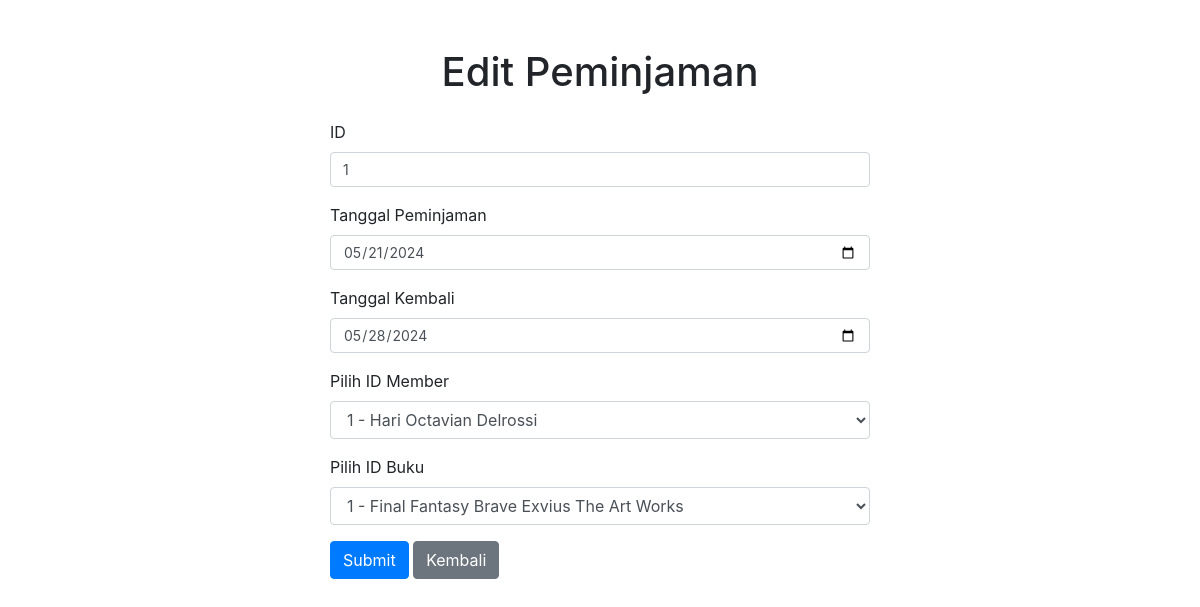
Screenshot of /FormPeminjaman.php?id_peminjaman=1 with the database file from the repository.
### tables this page shows
CREATE TABLE `peminjaman` (
  `id_peminjaman` int(11) NOT NULL,
  `tgl_pinjam` date DEFAULT NULL,
  `tgl_kembali` date DEFAULT NULL,
  `id_member` int(11) DEFAULT NULL,
  `id_buku` int(11) DEFAULT NULL
);

CREATE TABLE `member` (
  `id_member` int(11) NOT NULL,
  `nama_member` varchar(250) DEFAULT NULL,
  `nomor_member` varchar(15) DEFAULT NULL,
  `alamat` text DEFAULT NULL,
  `tgl_mendaftar` datetime DEFAULT NULL,
  `tgl_terakhir_bayar` date DEFAULT NULL
);

CREATE TABLE `buku` (
  `id_buku` int(11) NOT NULL,
  `judul_buku` varchar(500) DEFAULT NULL,
  `penulis` varchar(500) DEFAULT NULL,
  `penerbit` varchar(250) DEFAULT NULL,
  `tahun_terbit` int(11) DEFAULT NULL
);

### Model.php (called while the page is built, shortened)
<?php
function selectalldata($table) {
    global $conn;
    $query = "SELECT * FROM $table";
    $stmt = $conn->prepare($query);
    $stmt->execute();
    return $stmt;
}
function selectdatabyid($table, $id, $struktur){
    global $conn;
    $select = "SELECT * FROM $table WHERE $struktur = :id";
    $stmt = $conn->prepare($select);
    $stmt->bindParam(':id', $id);
    $stmt->execute();
    return $stmt->fetch(PDO::FETCH_ASSOC);
}

### FormPeminjaman.php (the view, shortened to what this page needs)
<?php
require "Koneksi.php";
require "Model.php";
$id = isset($_GET['id_peminjaman']) ? $_GET['id_peminjaman'] : '';
$data = selectdatabyid("peminjaman", $id, "id_peminjaman");
?>
<!doctype html>
<html lang="en">
<head>
    <link rel="stylesheet" href="https://stackpath.bootstrapcdn.com/bootstrap/4.3.1/css/bootstrap.min.css">
</head>
<body>
    <div class="container mt-5">
        <?php if (isset($_GET['id_peminjaman'])) : ?>
            <h1 style="text-align: center;" class="mt-2">Edit Peminjaman</h1>
            <div class="row">
                <div class="col-sm-6 mx-auto">
                    <form method="POST">
                        <div class="mb-3 mt-3">
                            <label class="form-label">ID</label>
                            <input type="text" name="id_peminjaman" value="<?php echo $data['id_peminjaman']; ?>" placeholder="Masukkan ID Peminjaman" required class="form-control col-form-label-sm">
                        </div>
                        <div class="mb-3">
                            <label class="form-label">Tanggal Peminjaman</label>
                            <input type="date" name="tgl_pinjam" value="<?php echo $data['tgl_pinjam']; ?>" placeholder="Masukkan Tanggal Peminjaman" required class="form-control col-form-label-sm">
                        </div>
                        <div class="mb-3">
                            <label class="form-label">Tanggal Kembali</label>
                            <input type="date" name="tgl_kembali" value="<?php echo $data['tgl_kembali']; ?>" placeholder="Masukkan Tanggal Kembali" required class="form-control col-form-label-sm">
                        </div>
                        <div class="mb-3">
                            <label class="form-label">Pilih ID Member</label>
                            <select class="form-select form-control" id="id_member" name="id_member">
                                <?php
                                $result = selectalldata("member");
                                while ($row = $result->fetch(PDO::FETCH_ASSOC)) {
                                    echo '<option value="' . $row['id_member'] . '"' . ($row['id_member'] == $data['id_member'] ? ' selected' : '') . '>' . $row['id_member'] . ' - ' . $row['nama_member'] . '</option>';
                                }
                                ?>
                            </select>
                        </div>
                        <div class="mb-3">
                            <label class="form-label">Pilih ID Buku</label>
                            <select class="form-select form-control" id="id_buku" name="id_buku">
                                <?php
                                $result = selectalldata("buku");
                                while ($row = $result->fetch(PDO::FETCH_ASSOC)) {
                                    echo '<option value="' . $row['id_buku'] . '"' . ($row['id_buku'] == $data['id_buku'] ? ' selected' : '') . '>' . $row['id_buku'] . ' - ' . $row['judul_buku'] . '</option>';
                                }
                                ?>
                            </select>
                        </div>
                        <button type="submit" class="btn btn-primary" name="edit" onclick="return confirm('Simpan perubahan?')">Submit</button>
                        <a href="Peminjaman.php" class="btn btn-secondary">Kembali</a>
                    </form>
                </div>
            </div>
        <?php endif; ?>
    </div>
</body>
</html>

### rows the page displays
peminjaman: id_peminjaman "1", tgl_pinjam "05/21/2024", tgl_kembali "05/28/2024", id_member "1 - Hari Octavian Delrossi", id_buku "1 - Final Fantasy Brave Exvius The Art Works"
